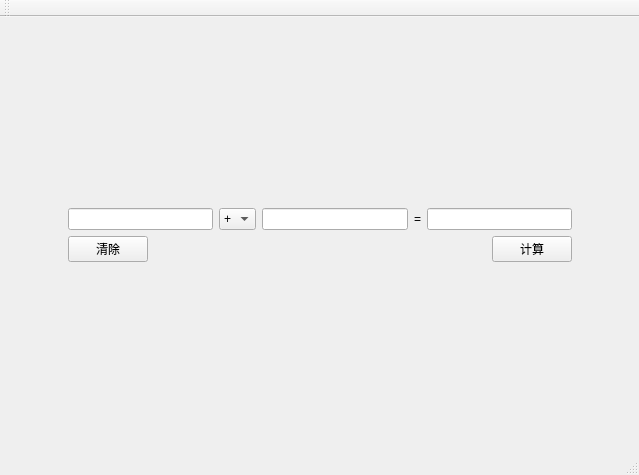
<?xml version="1.0" encoding="UTF-8"?>
<ui version="4.0">
 <class>MainWindow</class>
 <widget class="QMainWindow" name="MainWindow">
  <property name="geometry">
   <rect>
    <x>0</x>
    <y>0</y>
    <width>639</width>
    <height>475</height>
   </rect>
  </property>
  <property name="windowTitle">
   <string>MainWindow</string>
  </property>
  <widget class="QWidget" name="centralWidget">
   <layout class="QGridLayout" name="gridLayout">
    <item row="1" column="1">
     <layout class="QVBoxLayout" name="verticalLayout">
      <item>
       <layout class="QHBoxLayout" name="horizontalLayout_2">
        <item>
         <widget class="QLineEdit" name="lineEditNum1"/>
        </item>
        <item>
         <widget class="QComboBox" name="comboBox">
          <item>
           <property name="text">
            <string>+</string>
           </property>
          </item>
          <item>
           <property name="text">
            <string>-</string>
           </property>
          </item>
          <item>
           <property name="text">
            <string>*</string>
           </property>
          </item>
          <item>
           <property name="text">
            <string>/</string>
           </property>
          </item>
         </widget>
        </item>
        <item>
         <widget class="QLineEdit" name="lineEditNum2"/>
        </item>
        <item>
         <widget class="QLabel" name="label">
          <property name="text">
           <string>=</string>
          </property>
          <property name="alignment">
           <set>Qt::AlignCenter</set>
          </property>
         </widget>
        </item>
        <item>
         <widget class="QLineEdit" name="lineEditSum"/>
        </item>
       </layout>
      </item>
      <item>
       <layout class="QHBoxLayout" name="horizontalLayout_3">
        <item>
         <widget class="QPushButton" name="buttonClear">
          <property name="text">
           <string>清除</string>
          </property>
         </widget>
        </item>
        <item>
         <spacer name="horizontalSpacer">
          <property name="orientation">
           <enum>Qt::Horizontal</enum>
          </property>
          <property name="sizeHint" stdset="0">
           <size>
            <width>338</width>
            <height>20</height>
           </size>
          </property>
         </spacer>
        </item>
        <item>
         <widget class="QPushButton" name="buttonCal">
          <property name="text">
           <string>计算</string>
          </property>
         </widget>
        </item>
       </layout>
      </item>
     </layout>
    </item>
    <item row="0" column="1">
     <spacer name="verticalSpacer">
      <property name="orientation">
       <enum>Qt::Vertical</enum>
      </property>
      <property name="sizeHint" stdset="0">
       <size>
        <width>20</width>
        <height>152</height>
       </size>
      </property>
     </spacer>
    </item>
    <item row="1" column="0">
     <spacer name="horizontalSpacer_2">
      <property name="orientation">
       <enum>Qt::Horizontal</enum>
      </property>
      <property name="sizeHint" stdset="0">
       <size>
        <width>23</width>
        <height>20</height>
       </size>
      </property>
     </spacer>
    </item>
    <item row="1" column="2">
     <spacer name="horizontalSpacer_3">
      <property name="orientation">
       <enum>Qt::Horizontal</enum>
      </property>
      <property name="sizeHint" stdset="0">
       <size>
        <width>23</width>
        <height>20</height>
       </size>
      </property>
     </spacer>
    </item>
    <item row="2" column="1">
     <spacer name="verticalSpacer_2">
      <property name="orientation">
       <enum>Qt::Vertical</enum>
      </property>
      <property name="sizeHint" stdset="0">
       <size>
        <width>20</width>
        <height>152</height>
       </size>
      </property>
     </spacer>
    </item>
   </layout>
  </widget>
  <widget class="QMenuBar" name="menuBar">
   <property name="geometry">
    <rect>
     <x>0</x>
     <y>0</y>
     <width>639</width>
     <height>25</height>
    </rect>
   </property>
  </widget>
  <widget class="QToolBar" name="mainToolBar">
   <attribute name="toolBarArea">
    <enum>TopToolBarArea</enum>
   </attribute>
   <attribute name="toolBarBreak">
    <bool>false</bool>
   </attribute>
  </widget>
  <widget class="QStatusBar" name="statusBar"/>
 </widget>
 <layoutdefault spacing="6" margin="11"/>
 <resources/>
 <connections/>
</ui>
